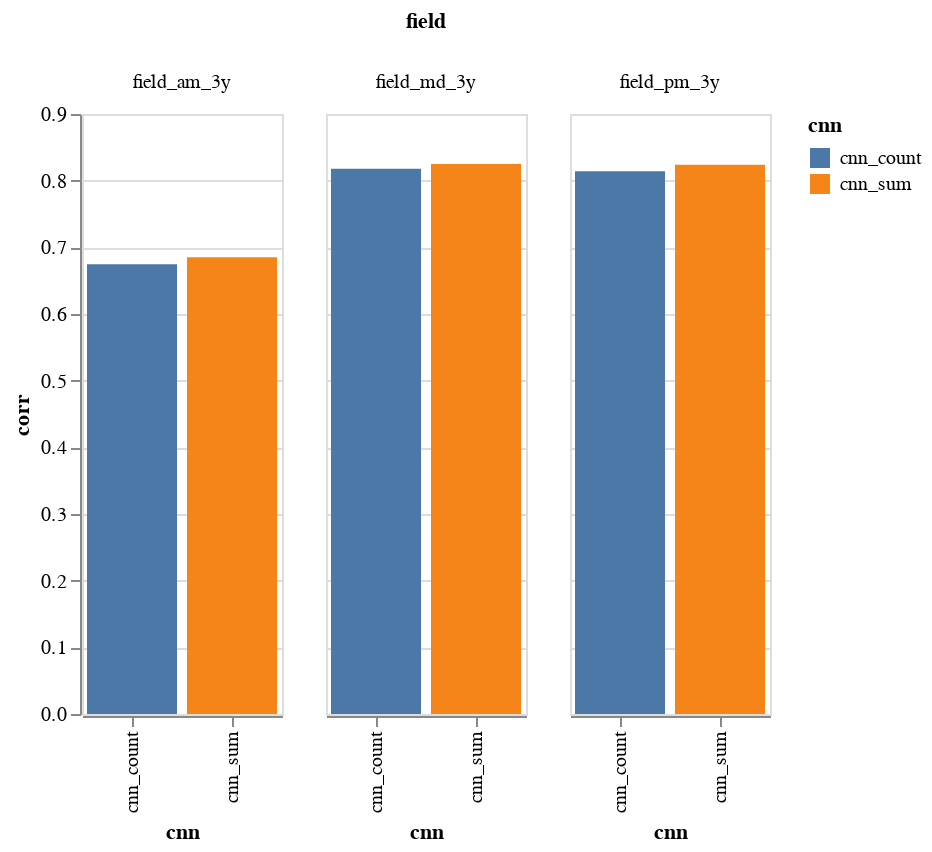

The notebook cell this image was saved under:
### Markdown cell above
## Comparison across aggregation methods

### Code cell
alt.Chart(df_corr).mark_bar().encode(
    x='cnn:N',
    y='corr:Q',
    color='cnn:N',
    column='field:N'
).properties(width=100, height=300)

### Figure 1 — Vega-Lite specification as saved in the notebook (floating-point values rounded to 4 significant figures)
{"config": {"view": {"continuousWidth": 400, "continuousHeight": 300}}, "data": {"name": "data-19c389490e86510e8a811d34e5259424"}, "mark": "bar", "encoding": {"color": {"type": "nominal", "field": "cnn"}, "column": {"type": "nominal", "field": "field"}, "x": {"type": "nominal", "field": "cnn"}, "y": {"type": "quantitative", "field": "corr"}}, "height": 300, "width": 100, "$schema": "https://vega.github.io/schema/vega-lite/v4.0.2.json", "datasets": {"data-19c389490e86510e8a811d34e5259424": [{"field": "field_am_3y", "cnn": "cnn_count", "corr": 0.6745}, {"field": "field_am_3y", "cnn": "cnn_sum", "corr": 0.6851}, {"field": "field_md_3y", "cnn": "cnn_count", "corr": 0.8177}, {"field": "field_md_3y", "cnn": "cnn_sum", "corr": 0.8249}, {"field": "field_pm_3y", "cnn": "cnn_count", "corr": 0.8142}, {"field": "field_pm_3y", "cnn": "cnn_sum", "corr": 0.8238}]}}
